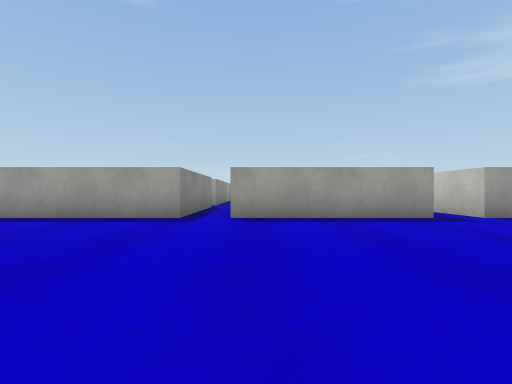
[1] (above)

23 first-person views from a walk through a scene from a Unity 3-D project. The camera is 0.51 m above the floor, looks level and sees 85° across. The floor is counted in squares, 1 m on a side. Each view is taken from the middle of a square. On the plan, view 1 faces up. The plan holds only what a view shows up to about 9 squares ahead; the rest is blank. The place goes on beyond the plan. Surface patterns are stand-ins for the level's own textures.

[2]
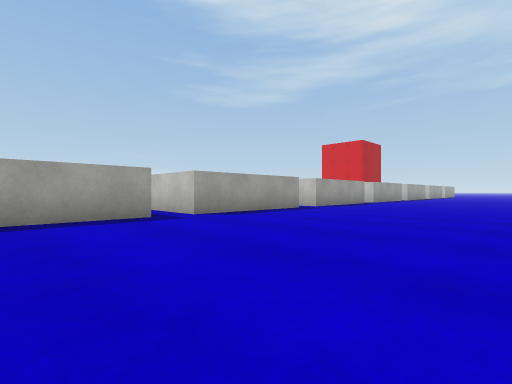

[3]
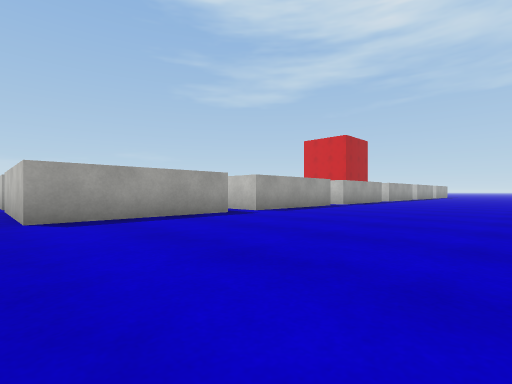

[4]
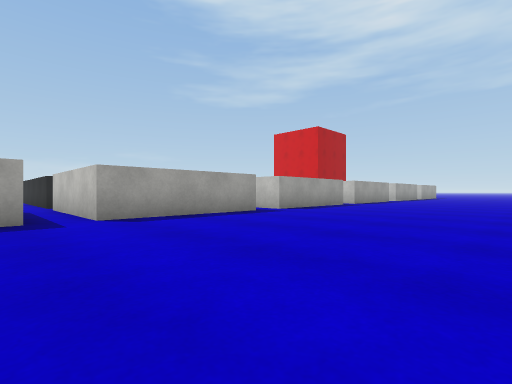

[5]
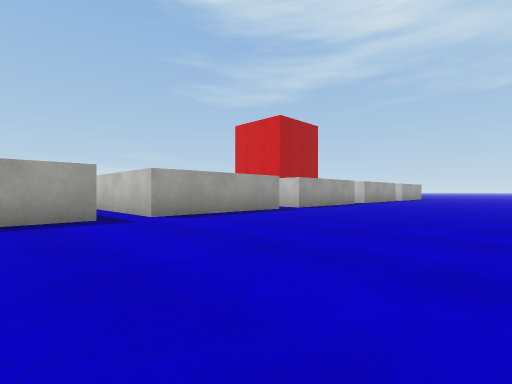

[6]
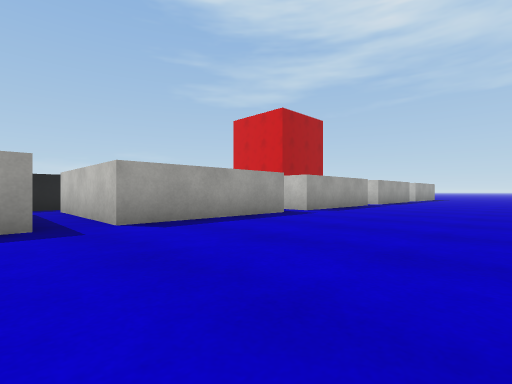

[7]
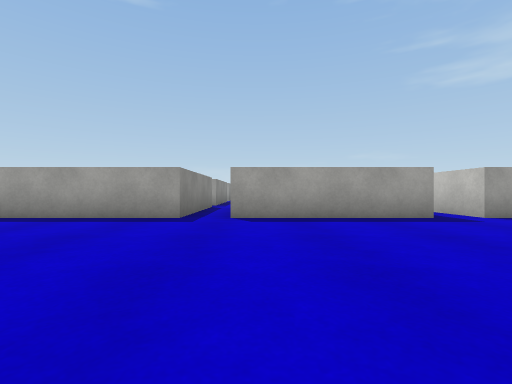

[8]
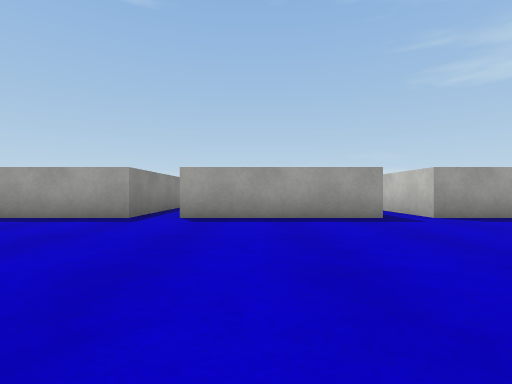

[9]
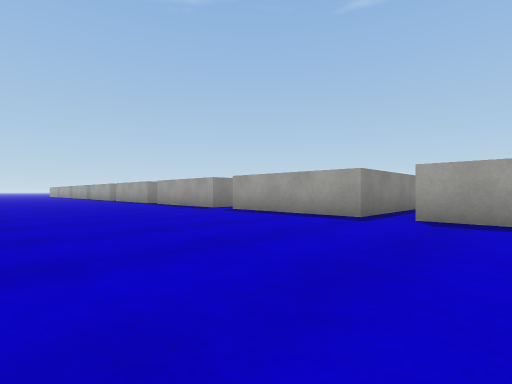

[10]
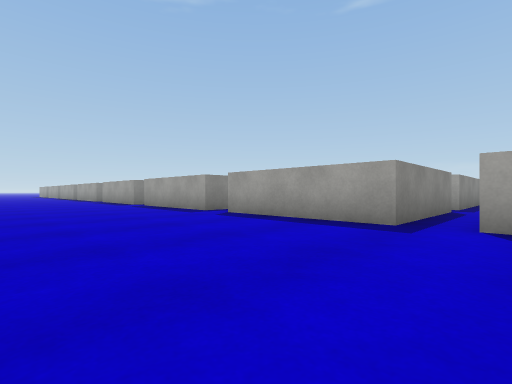

[11]
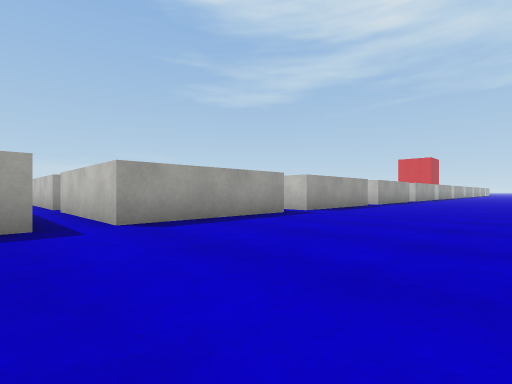

[12]
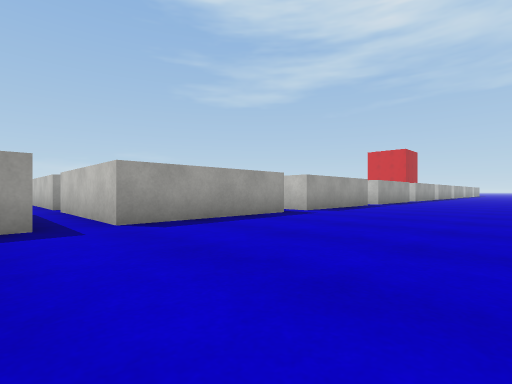

[13]
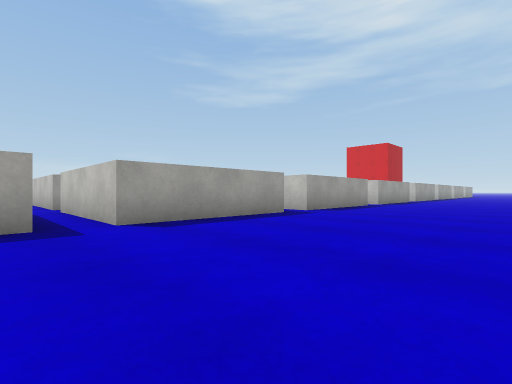

[14]
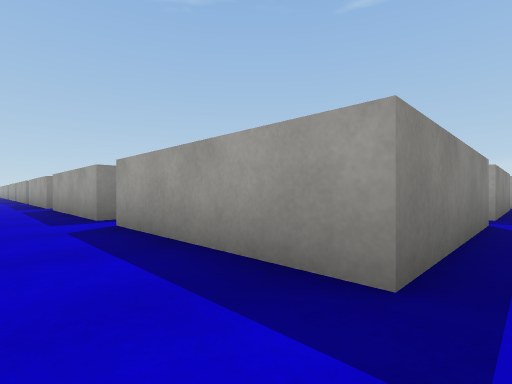

[15]
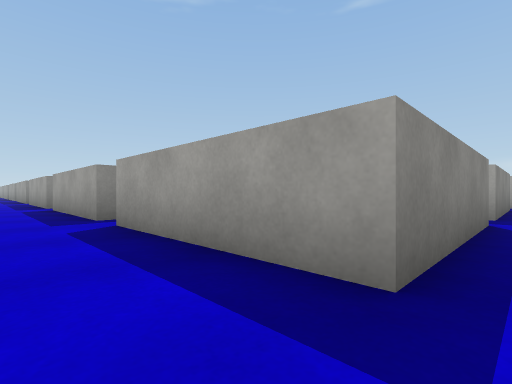

[16]
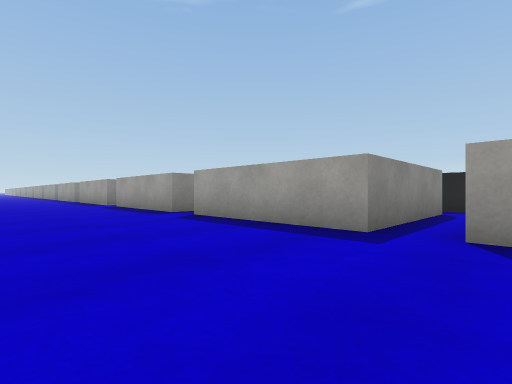

[17]
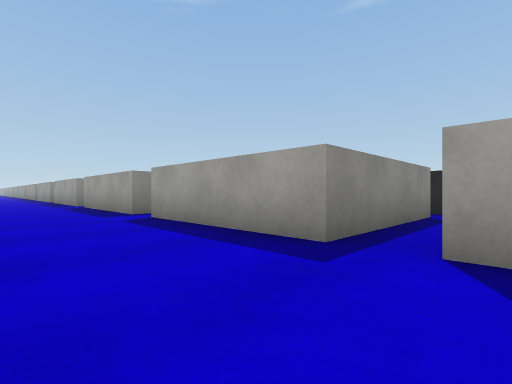

[18]
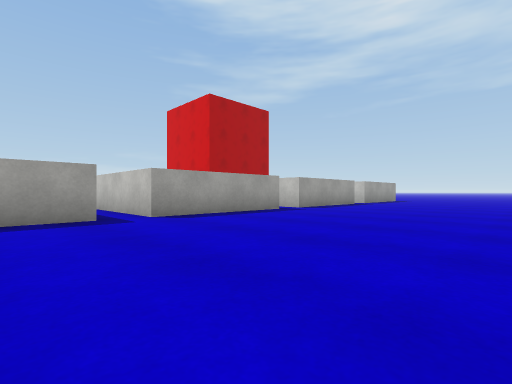

[19]
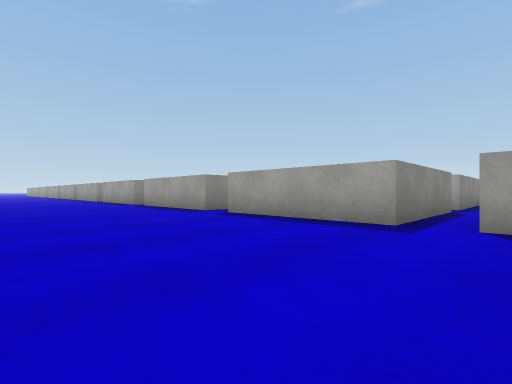

[20]
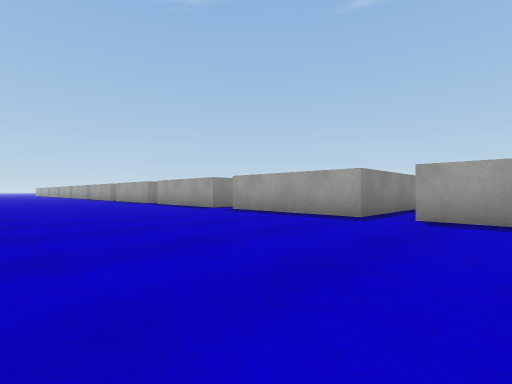

[21]
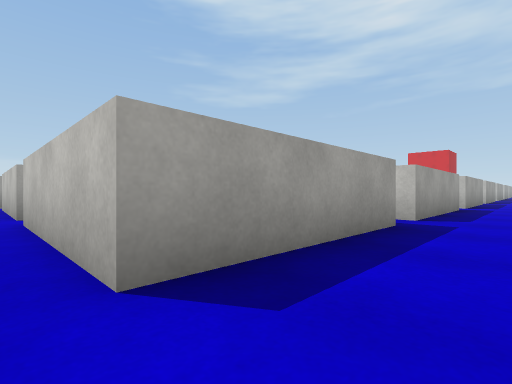

[22]
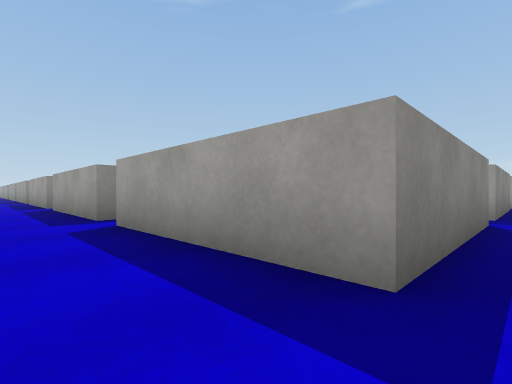

[23]
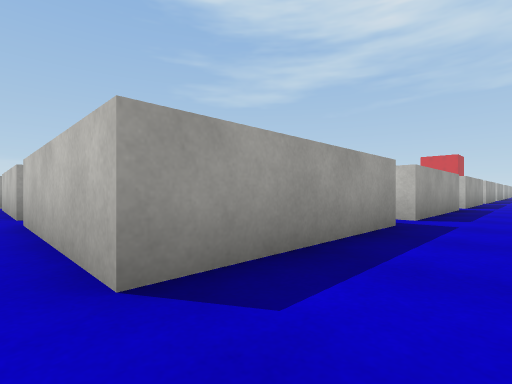

### Floor plan
Points are (right, up) in squares from view 1. A wall is a line through its corners. A room is listed if a view was taken in it or the views show most of it. See-through windows are left out.
Room 1 (views 1, 2, 3, 4, 5, 6, 7, 8, 9, 10, 11, 12, 13, 14, 15, 16, 17, 18, 19, 20, 21, 22, 23)
walls: (-1.5, 9.5) (-1.5, 5.5) (-5.5, 5.5) (-5.5, 9.5); (3.5, 9.5) (3.5, 5.5) (-0.5, 5.5) (-0.5, 9.5); (-6.5, 9.5) (-6.5, 5.5) (-10.5, 5.5) (-10.5, 9.4); (8.5, 9.5) (8.5, 5.5) (4.5, 5.5) (4.5, 9.4); (-11.5, 9.5) (-11.5, 5.5) (-15.5, 5.5) (-15.5, 9.5); (13.5, 9.5) (13.5, 5.5) (9.5, 5.5) (9.5, 9.5); (-16.5, 6.4) (-16.5, 5.5) (-17.5, 5.5); (18.5, 9.5) (18.5, 5.5) (14.5, 5.5) (14.5, 9.5); (20.5, 5.5) (19.5, 5.5) (19.5, 9.1)
ways out: opening at (-16, 9); opening at (-11, 9); opening at (-6, 9); opening at (-1, 9); opening at (4, 9); opening at (9, 9); opening at (14, 9); opening at (19, 9)

Positions as (right, up) in squares from view 1, and headings:
1: (0, 0), facing up
2: (1, 0), facing up-right
3: (4, 0), facing up-right
4: (8, 0), facing up-right
5: (12, 0), facing up-right
6: (13, 1), facing up-right
7: (-5, 0), facing up
8: (-9, 0), facing up
9: (-9, 0), facing up-left
10: (-10, 1), facing up-left
11: (-17, 1), facing up-right
12: (-7, 1), facing up-right
13: (-2, 1), facing up-right
14: (4, 4), facing up-left
15: (9, 4), facing up-left
16: (20, 2), facing up-left
17: (15, 3), facing up-left
18: (17, 0), facing up-right
19: (0, 1), facing up-left
20: (1, 0), facing up-left
21: (-11, 4), facing up-right
22: (-6, 4), facing up-left
23: (-16, 4), facing up-right
